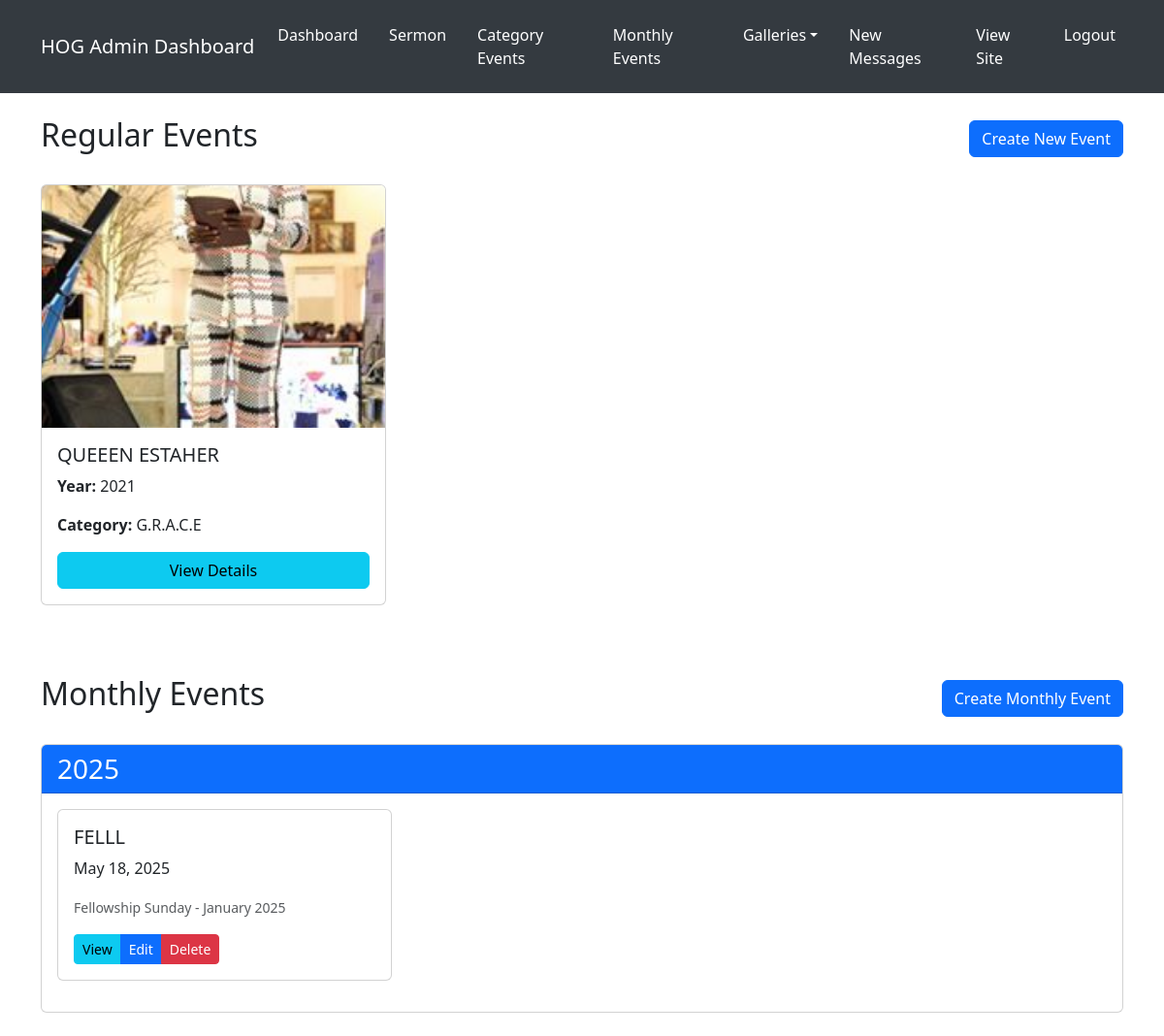
Page /custom-admin/ (signed in) on the earlier database version.
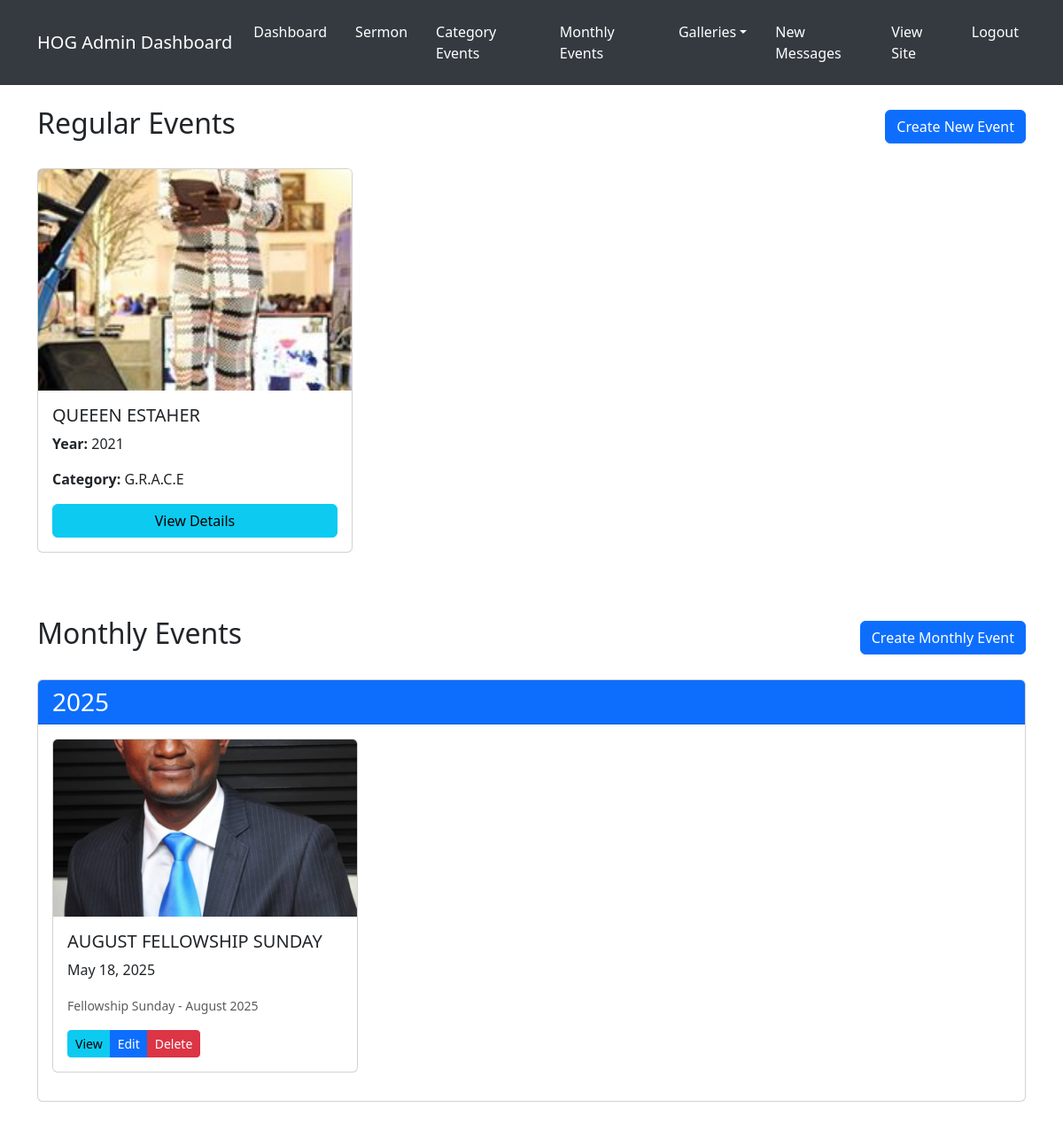
Same page on the later database version.
### hog/models.py (models this page shows, shortened)
class MonthlyEvent(models.Model):
    EVENT_TYPES = [
        ('Fellowship Sunday', 'Fellowship Sunday'),
        ('Christmas Carol Competition', 'Christmas Carol Competition'),
        ('Hallelujah Party', 'Hallelujah Party'),
    ]
    MONTHS = [
        (1, 'January'), (2, 'February'), (3, 'March'),
        (4, 'April'), (5, 'May'), (6, 'June'),
        (7, 'July'), (8, 'August'), (9, 'September'),
        (10, 'October'), (11, 'November'), (12, 'December')
    ]
    title = models.CharField(max_length=200)
    event_type = models.CharField(max_length=100, choices=EVENT_TYPES)
    month = models.IntegerField(choices=MONTHS, default=1)
    year = models.IntegerField(default=timezone.now().year)
    date = models.DateField(default=timezone.now)
    location = models.CharField(max_length=200, default='Main Auditorium')
    description = models.TextField()
    image = models.ImageField(upload_to='monthly_events/', null=True, blank=True)
    coordinator_name = models.CharField(max_length=200, null=True, blank=True)
    coordinator_email = models.EmailField(null=True, blank=True)
    coordinator_image = models.ImageField(upload_to='monthly_events/coordinators/', null=True, blank=True)
    slug = models.SlugField(unique=True, blank=True)
    class Meta:
        unique_together = ('event_type', 'month', 'year')
        ordering = ['-year', 'month']
    def __str__(self):
        return f"{self.event_type} - {self.get_month_display()} {self.year}"

### hog/views.py (the view)
# urls.py: path('custom-admin/', views.admin_dashboard, name='admin_dashboard'),
@login_required
def admin_dashboard(request):
    events = Event.objects.all()
    monthly_events = MonthlyEvent.objects.annotate(
        gallery_count=Count('gallery')
    ).order_by('-year', 'month')
    years_data = []
    current_year = None
    year_events = []
    for event in monthly_events:
        if current_year != event.year:
            if current_year is not None:
                years_data.append({
                    'event_year': current_year,
                    'events': year_events
                })
            current_year = event.year
            year_events = []
        year_events.append(event)
    if year_events:  # Add the last year
        years_data.append({
            'event_year': current_year,
            'events': year_events
        })
    context = {
        'events': events,
        'years': years_data,
    }
    return render(request, 'admin/dashboard.html', context)

### hog/context_processors.py (called while the page is built)
def monthly_events_processor(request):
    months = [(i, month_name[i]) for i in range(1, 13)]
    monthly_events = {
        'fellowship_sunday': MonthlyEvent.objects.filter(event_type='Fellowship Sunday'),
        'christmas_carol': MonthlyEvent.objects.filter(event_type='Christmas Carol Competition'),
        'hallelujah_party': MonthlyEvent.objects.filter(event_type='Hallelujah Party'),
        'months': months
    }
    return {'monthly_events': monthly_events}

def categories_processor(request):
    categories = EventCategory.objects.all()
    events_by_category = {}
    for category in categories:
        events_by_category[category.name] = Event.objects.filter(
            category=category
        ).order_by('-year')
    return {
        'categories': categories,
        'events_by_category': events_by_category
    }

def events_processor(request):
    return {
        'events_by_category': {
            'Queen_Esther': Event.objects.filter(category__name='Queen Esther').order_by('-year'),
            'GRACE': Event.objects.filter(category__name='G.R.A.C.E').order_by('-year'),
        }
    }

### hog/models.py (called while the page is built)
    def __str__(self):
        return self.name

### templates/admin/dashboard.html
{% extends 'admin/base_admin.html' %} {% load static %} {% block content %}
<div class="container mt-4">
  <div class="mb-5">
    <div class="d-flex justify-content-between align-items-center mb-4">
      <h2>Regular Events</h2>
      <a href="{% url 'admin_create_event' %}" class="btn btn-primary"
        >Create New Event</a
      >
    </div>
    <div class="row">
      {% for event in events %}
      <div class="col-md-4 mb-4">
        <div class="card h-100">
          {% if event.winner_image %}
          <div class="card-img-wrapper" style="height: 250px; overflow: hidden">
            <img
              src="{{ event.winner_image.url }}"
              class="card-img-top"
              alt="{{ event.title }}"
              style="width: 100%; height: 100%; object-fit: cover"
            />
          </div>
          {% endif %}
          <div class="card-body d-flex flex-column">
            <h5 class="card-title">{{ event.title }}</h5>
            <p class="card-text"><strong>Year: </strong>{{ event.year }}</p>
            <p class="card-text">
              <strong>Category: </strong>{{ event.category }}
            </p>
            <a
              href="{% url 'admin_event_detail' event.slug %}"
              class="btn btn-info mt-auto"
              >View Details</a
            >
          </div>
        </div>
      </div>
      {% empty %}
      <div class="col-12">
        <div class="alert alert-info">No regular events found.</div>
      </div>
      {% endfor %}
    </div>
  </div>
  <div class="mt-5">
    <div class="d-flex justify-content-between align-items-center mb-4">
      <h2>Monthly Events</h2>
      <a href="{% url 'create_monthly_event' %}" class="btn btn-primary"
        >Create Monthly Event</a
      >
    </div>
    {% for year_data in years %}
<div class="card mb-4">
  <div class="card-header bg-primary text-white">
    <h3 class="mb-0">{{ year_data.event_year }}</h3>
  </div>
  <div class="card-body">
    <div class="row">
      {% for event in year_data.events %}
      <div class="col-md-4 mb-3">
        <div class="card">
          {% if event.image %}
          <img src="{{ event.image.url }}" class="card-img-top" alt="{{ event.title }}" style="height: 200px; object-fit: cover" />
          {% endif %}
          <div class="card-body">
            <h5 class="card-title">{{ event.title }}</h5>
            <p class="card-text">{{ event.date|date:"F j, Y" }}</p>
            <p class="card-text"><small class="text-muted">{{ event }}</small></p>
            <div class="btn-group">
              <a href="{% url 'monthly_event_detail' event.slug %}" class="btn btn-sm btn-info">View</a>
              <a href="{% url 'edit_monthly_event' event.id %}" class="btn btn-sm btn-primary">Edit</a>
              <a href="{% url 'delete_monthly_event' event.id %}" class="btn btn-sm btn-danger">Delete</a>
            </div>
          </div>
        </div>
      </div>
      {% empty %}
      <p class="text-muted">No events found for {{ year_data.event_year }}</p>
      {% endfor %}
    </div>
  </div>
</div>
{% empty %}
<div class="alert alert-info">No monthly events found</div>
{% endfor %}
  </div>
</div>
{% endblock %}

Differences in the rows shown:
changed MonthlyEvent: image: picture added; title "FELLL" → "AUGUST FELLOWSHIP SUNDAY"; event_type+month+year "Fellowship Sunday - January 2025" → "Fellowship Sunday - August 2025"
